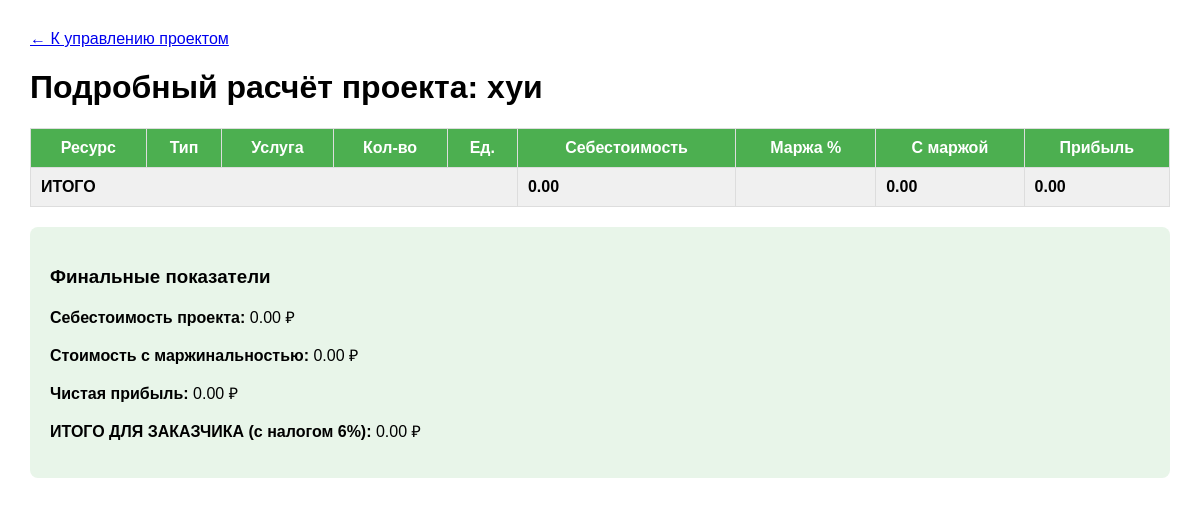
/project_calc.php?id=13 (signed in), run on the app's committed database.
### tables this page shows
CREATE TABLE projects (
    id INTEGER PRIMARY KEY AUTOINCREMENT,
    name TEXT NOT NULL,
    start_date DATE NOT NULL,
    end_date DATE NOT NULL,
    description TEXT,
    customer_id INTEGER,
    tax_rate REAL DEFAULT 6,
    created_at DATETIME DEFAULT CURRENT_TIMESTAMP, workspace_id INTEGER REFERENCES workspaces(id), technical_task TEXT, status TEXT DEFAULT 'В процессе',
    FOREIGN KEY (customer_id) REFERENCES customers(id)
);

### auth.php (called while the page is built, shortened)
<?php
require_once 'config.php';
function hasRole($requiredRoles) {
    global $db;
    $user_id = $_COOKIE['user_id'] ?? null;
    if (!is_array($requiredRoles)) {
        $requiredRoles = [$requiredRoles];
    }
    $stmt = $db->prepare("
        SELECT r.name
        FROM roles r
        JOIN user_roles ur ON r.id = ur.role_id
        WHERE ur.user_id = ?
    ");
    $stmt->execute([$user_id]);
    $userRoles = $stmt->fetchAll(PDO::FETCH_COLUMN);
    return false;
}
function hasPermission($permission) {
    global $db;
    $user_id = $_COOKIE['user_id'] ?? null;
    if (hasRole('Глобальный администратор')) return true;
    $stmt = $db->prepare("SELECT value FROM user_permissions WHERE user_id = ? AND permission = ?");
    $stmt->execute([$user_id, $permission]);
    $result = $stmt->fetchColumn();
    return $result !== false ? (bool)$result : true;
}
function canViewMargin() {
    return hasPermission('view_margin');
}
?>

### calculate.php (called while the page is built, shortened)
<?php
function calcProjectTotal($sp, $ns) {
    return round($sp + ($sp * $ns / 100), 2);
}
?>

### project_calc.php (the view, shortened to what this page needs)
<?php
require_once 'calculate.php';
require_once 'auth.php';
$project_id = isset($_GET['id']) ? (int)$_GET['id'] : 0;
$stmt = $db->prepare("SELECT * FROM projects WHERE id = ?");
$stmt->execute([$project_id]);
$project = $stmt->fetch();
$canSeeMargin = canViewMargin();
$totalCostPrice = 0;
$totalWithMargin = 0;
$totalProfit = 0;
$projectTotal = calcProjectTotal($totalWithMargin, $project['tax_rate'] ?? 6);
?>
<!DOCTYPE html>
<html lang="ru">
<head>
</head>
<body>
    <div class="back">
        <a href="project_manage.php?id=<?= $project_id ?>">← К управлению проектом</a>
    </div>
    <h1>Подробный расчёт проекта: <?= htmlspecialchars($project['name']) ?></h1>
    <table>
        <tr>
            <th>Ресурс</th>
            <th>Тип</th>
            <th>Услуга</th>
            <th>Кол-во</th>
            <th>Ед.</th>
            <th>Себестоимость</th>
            <?php if ($canSeeMargin): ?>
            <th>Маржа %</th>
            <th>С маржой</th>
            <th>Прибыль</th>
            <?php endif; ?>
        </tr>
        <tr class="total">
            <td colspan="5"><strong>ИТОГО</strong></td>
            <td><strong><?= number_format($totalCostPrice, 2, '.', ' ') ?></strong></td>
            <?php if ($canSeeMargin): ?>
            <td></td>
            <td><strong><?= number_format($totalWithMargin, 2, '.', ' ') ?></strong></td>
            <td><strong><?= number_format($totalProfit, 2, '.', ' ') ?></strong></td>
            <?php endif; ?>
        </tr>
    </table>
    <div class="result">
        <h3>Финальные показатели</h3>
        <p><strong>Себестоимость проекта:</strong> <?= number_format($totalCostPrice, 2, '.', ' ') ?> ₽</p>
        <?php if ($canSeeMargin): ?>
        <p><strong>Стоимость с маржинальностью:</strong> <?= number_format($totalWithMargin, 2, '.', ' ') ?> ₽</p>
        <p><strong>Чистая прибыль:</strong> <?= number_format($totalProfit, 2, '.', ' ') ?> ₽</p>
        <?php endif; ?>
        <p><strong>ИТОГО ДЛЯ ЗАКАЗЧИКА (с налогом <?= $project['tax_rate'] ?>%):</strong> <?= number_format($projectTotal, 2, '.', ' ') ?> ₽</p>
    </div>
</body>
</html>

### project_calc.php (style rules this page uses)
body { font-family: Arial, sans-serif; margin: 30px; }
table { border-collapse: collapse; width: 100%; margin: 20px 0; }
th, td { border: 1px solid #ddd; padding: 10px; }
th { background: #4CAF50; color: white; }
.total { font-weight: bold; background: #f0f0f0; }
.result { background: #e8f5e9; padding: 20px; border-radius: 8px; }
.back { margin-bottom: 20px; }

### data on the page
projects: name "хуи", tax_rate "6", tax_rate "0.00"

### other printed values
$totalCostPrice "0.00"
$totalWithMargin "0.00"
$totalProfit "0.00"
